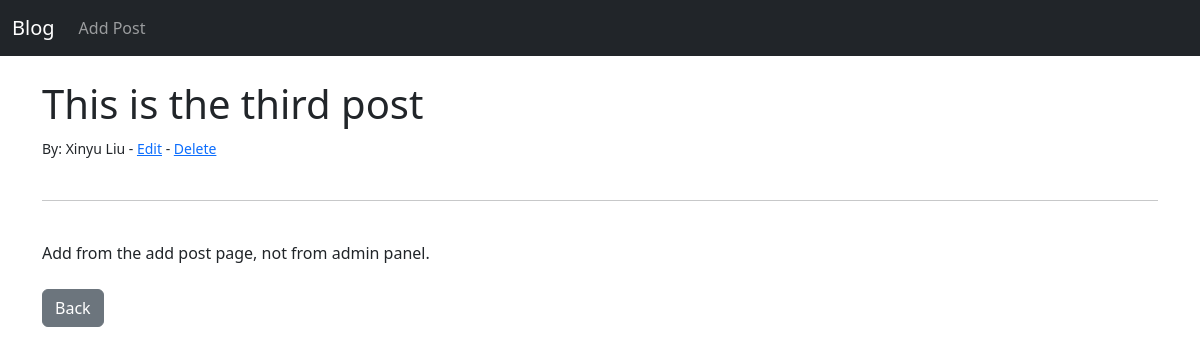
Page /article/3 on the committed database.
### blog/models.py (models this page shows, shortened)
class Post(models.Model):
    title = models.CharField(max_length=255)
    author = models.ForeignKey(User, on_delete=models.CASCADE)
    body = models.TextField()

### blog/views.py (the view)
# urls.py: path('article/<int:pk>', ArticleDetailView.as_view(), name='article-detail'),
class ArticleDetailView(DetailView):
    model = Post
    template_name = 'article_detail.html'

### blog/templates/article_detail.html (shortened to what this page needs)
{% extends 'base.html' %}
{% block content %}
<h1>{{ post.title }}</h1>
<small>By: {{ post.author.first_name}} {{ post.author.last_name}} - <a href="{% url 'update_post' post.pk %}">Edit</a>
- <a href="{% url 'delete_post' post.pk %}">Delete</a><br /></small><br>
<hr>
<br>
{{ post.body }}
<br><br>
<a href="{% url 'home' %}" class="btn btn-secondary">Back</a>
{% endblock %}

### rows in the picture
Post: title "This is the third post", author.first_name "Xinyu", author.last_name "Liu", body "Add from the add post page, not from admin panel."
